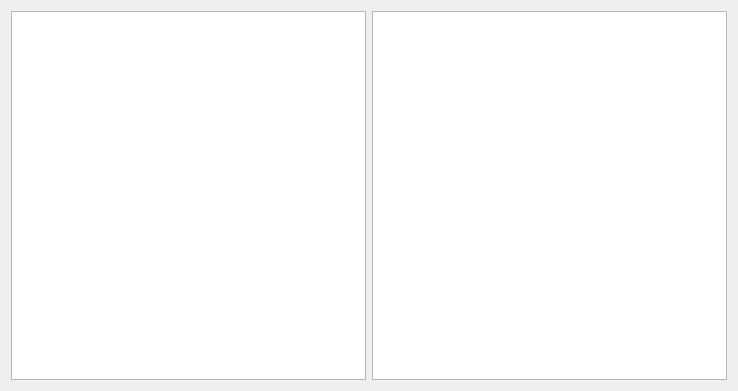
<?xml version="1.0" encoding="UTF-8"?>
<ui version="4.0">
 <class>Widget</class>
 <widget class="QWidget" name="Widget">
  <property name="geometry">
   <rect>
    <x>0</x>
    <y>0</y>
    <width>738</width>
    <height>391</height>
   </rect>
  </property>
  <property name="windowTitle">
   <string>Widget</string>
  </property>
  <layout class="QHBoxLayout" name="horizontalLayout">
   <item>
    <widget class="QTreeView" name="treeView"/>
   </item>
   <item>
    <widget class="QListView" name="listView"/>
   </item>
  </layout>
 </widget>
 <resources/>
 <connections/>
</ui>
